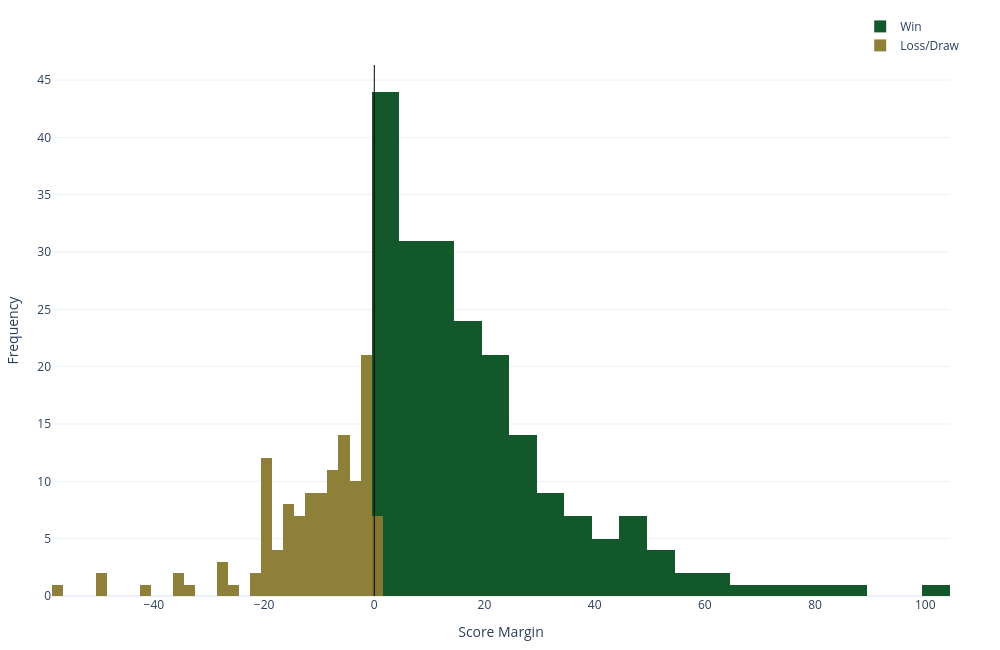

Notebook code cell kept with this figure:
### Code cell
loss_draw_margin = df_sa[df_sa.win==0].score_margin.dropna()
win_margin = df_sa[df_sa.win==1].score_margin.dropna()

fig = go.Figure()

fig.add_trace(go.Histogram(
    x=win_margin,
    name='Win',
    marker=dict(color=PRIMARY),
    nbinsx=30,
    opacity=0.95,
    hovertemplate='Score Margin: %{x:.2f}<br>Frequency: %{y}<extra></extra>'
))

fig.add_trace(go.Histogram(
    x=loss_draw_margin,
    name='Loss/Draw',
    marker=dict(color=SECONDARY),
    nbinsx=30,
    opacity=0.95,
    hovertemplate='Score Margin: %{x:.2f}<br>Frequency: %{y}<extra></extra>'
))

fig.add_vline(x=0, line_dash='solid', line_color='black', line_width=1)

fig.update_layout(
    xaxis_title='Score Margin',
    yaxis_title='Frequency',
    barmode='overlay',
    template='plotly_white',
    width=PLOT_WIDTH,
    height=PLOT_HEIGHT,
    hovermode='closest',
    legend=dict(x=0.9, y=1.1, xanchor='left', yanchor='top'),
    margin=dict(l=50, r=50, t=50, b=50)
)

fig.show()

### Figure 1 — Plotly figure (JSON) as saved in the notebook; plotly's stock layout.template omitted (floating-point values rounded to 4 significant figures; data arrays with more than 128 entries replaced by an {"elided": "..."} marker saying what was removed)
{"data": [{"hovertemplate": "Score Margin: %{x:.2f}<br>Frequency: %{y}<extra></extra>", "marker": {"color": "#075020"}, "name": "Win", "nbinsx": 30, "opacity": 0.95, "type": "histogram", "x": {"elided": "207 int values"}}, {"hovertemplate": "Score Margin: %{x:.2f}<br>Frequency: %{y}<extra></extra>", "marker": {"color": "#8A7A2F"}, "name": "Loss/Draw", "nbinsx": 30, "opacity": 0.95, "type": "histogram", "x": [-9, -5, -4, -11, -4, -7, -3, -12, -20, -6, -10, -28, -26, -16, -6, -5, -21, -13, -20, -1, -8, -9, -9, 0, -11, -10, -20, -21, -11, -7, -20, -15, -50, -36, -20, -8, -19, -20, -20, -2, -4, -5, -16, 0, -18, -4, -6, -10, -49, -18, -2, -19, -17, -2, -5, -8, -27, -11, -7, -19, -12, -15, -7, -5, -20, -14, -17, -7, -2, -4, -19, -33, -5, -2, 0, 0, -7, -10, -16, -14, -11, -1, -4, -14, -6, -4, -7, -12, -2, -2, -6, -2, -6, -28, -42, -16, -2, -14, 0, -57, 0, -1, -35, -2, -2, -15, -13, -5, -2, -1, -9, 0, -10, -2, -13, -2, -1, -1, -12, -8, -3, -4, -15, -5, -1]}], "layout": {"barmode": "overlay", "height": 650, "hovermode": "closest", "legend": {"x": 0.9, "xanchor": "left", "y": 1.1, "yanchor": "top"}, "margin": {"b": 50, "l": 50, "r": 50, "t": 50}, "shapes": [{"line": {"color": "black", "dash": "solid", "width": 1}, "type": "line", "x0": 0, "x1": 0, "xref": "x", "y0": 0, "y1": 1, "yref": "y domain"}], "width": 1000, "xaxis": {"title": {"text": "Score Margin"}}, "yaxis": {"title": {"text": "Frequency"}}}}
